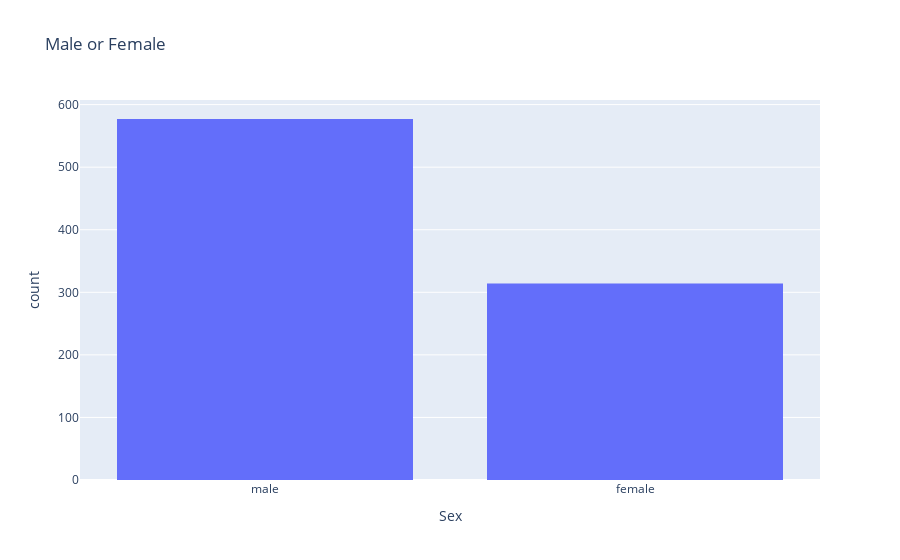

The notebook cell saved with this chart:
### Code cell
fig = px.histogram(df, x="Sex",title="Male or Female")
fig.show()

### Figure 1 — Plotly figure (JSON) as saved in the notebook; plotly's stock layout.template omitted (floating-point values rounded to 4 significant figures; data arrays with more than 128 entries replaced by an {"elided": "..."} marker saying what was removed)
{"data": [{"alignmentgroup": "True", "bingroup": "x", "hovertemplate": "Sex=%{x}<br>count=%{y}<extra></extra>", "legendgroup": "", "marker": {"color": "#636efa", "pattern": {"shape": ""}}, "name": "", "offsetgroup": "", "orientation": "v", "showlegend": false, "type": "histogram", "x": {"elided": "891 str values"}, "xaxis": "x", "yaxis": "y"}], "layout": {"barmode": "relative", "legend": {"tracegroupgap": 0}, "title": {"text": "Male or Female"}, "xaxis": {"anchor": "y", "domain": [0, 1], "title": {"text": "Sex"}}, "yaxis": {"anchor": "x", "domain": [0, 1], "title": {"text": "count"}}}}
